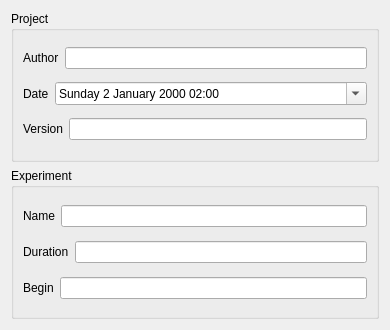
<?xml version="1.0" encoding="UTF-8"?>
<ui version="4.0">
 <class>FileVpzProject</class>
 <widget class="QWidget" name="FileVpzProject">
  <property name="geometry">
   <rect>
    <x>0</x>
    <y>0</y>
    <width>390</width>
    <height>330</height>
   </rect>
  </property>
  <property name="contextMenuPolicy">
   <enum>Qt::ActionsContextMenu</enum>
  </property>
  <property name="windowTitle">
   <string>Form</string>
  </property>
  <layout class="QVBoxLayout" name="verticalLayout_2">
   <item>
    <widget class="QGroupBox" name="projectInfo">
     <property name="enabled">
      <bool>true</bool>
     </property>
     <property name="title">
      <string>Project</string>
     </property>
     <property name="alignment">
      <set>Qt::AlignLeading|Qt::AlignLeft|Qt::AlignTop</set>
     </property>
     <property name="flat">
      <bool>true</bool>
     </property>
     <property name="checkable">
      <bool>false</bool>
     </property>
     <layout class="QVBoxLayout" name="verticalLayout">
      <item>
       <layout class="QHBoxLayout" name="horizontalLayout">
        <property name="sizeConstraint">
         <enum>QLayout::SetMaximumSize</enum>
        </property>
        <item>
         <widget class="QLabel" name="label">
          <property name="text">
           <string>Author</string>
          </property>
         </widget>
        </item>
        <item>
         <widget class="QLineEdit" name="authorLineEdit"/>
        </item>
       </layout>
      </item>
      <item>
       <layout class="QHBoxLayout" name="horizontalLayout_2">
        <item>
         <widget class="QLabel" name="label_2">
          <property name="text">
           <string>Date</string>
          </property>
         </widget>
        </item>
        <item>
         <widget class="QDateTimeEdit" name="dateTimeEdit">
          <property name="sizePolicy">
           <sizepolicy hsizetype="Expanding" vsizetype="Fixed">
            <horstretch>0</horstretch>
            <verstretch>0</verstretch>
           </sizepolicy>
          </property>
          <property name="dateTime">
           <datetime>
            <hour>2</hour>
            <minute>0</minute>
            <second>0</second>
            <year>2000</year>
            <month>1</month>
            <day>2</day>
           </datetime>
          </property>
          <property name="time">
           <time>
            <hour>2</hour>
            <minute>0</minute>
            <second>0</second>
           </time>
          </property>
          <property name="displayFormat">
           <string>dddd d MMMM yyyy HH:mm</string>
          </property>
          <property name="calendarPopup">
           <bool>true</bool>
          </property>
         </widget>
        </item>
       </layout>
      </item>
      <item>
       <layout class="QHBoxLayout" name="horizontalLayout_3">
        <item>
         <widget class="QLabel" name="label_3">
          <property name="text">
           <string>Version</string>
          </property>
         </widget>
        </item>
        <item>
         <widget class="QLineEdit" name="versionEdit"/>
        </item>
       </layout>
      </item>
     </layout>
    </widget>
   </item>
   <item>
    <widget class="QGroupBox" name="Experiment">
     <property name="title">
      <string>Experiment</string>
     </property>
     <layout class="QVBoxLayout" name="verticalLayout_3">
      <item>
       <layout class="QHBoxLayout" name="horizontalLayout_16">
        <property name="sizeConstraint">
         <enum>QLayout::SetMaximumSize</enum>
        </property>
        <item>
         <widget class="QLabel" name="label_16">
          <property name="text">
           <string>Name</string>
          </property>
         </widget>
        </item>
        <item>
         <widget class="QLineEdit" name="nameEdit"/>
        </item>
       </layout>
      </item>
      <item>
       <layout class="QHBoxLayout" name="horizontalLayout_15">
        <property name="sizeConstraint">
         <enum>QLayout::SetMaximumSize</enum>
        </property>
        <item>
         <widget class="QLabel" name="label_15">
          <property name="text">
           <string>Duration</string>
          </property>
         </widget>
        </item>
        <item>
         <widget class="QLineEdit" name="durationEdit"/>
        </item>
       </layout>
      </item>
      <item>
       <layout class="QHBoxLayout" name="horizontalLayout_14">
        <property name="sizeConstraint">
         <enum>QLayout::SetMaximumSize</enum>
        </property>
        <item>
         <widget class="QLabel" name="label_14">
          <property name="text">
           <string>Begin</string>
          </property>
         </widget>
        </item>
        <item>
         <widget class="QLineEdit" name="beginEdit"/>
        </item>
       </layout>
      </item>
     </layout>
    </widget>
   </item>
  </layout>
 </widget>
 <resources/>
 <connections/>
</ui>
